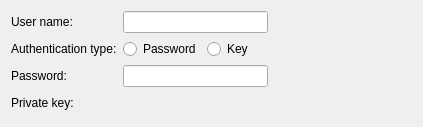
<?xml version="1.0" encoding="UTF-8"?>
<ui version="4.0">
 <class>MaemoDeviceConfigWizardLoginDataPage</class>
 <widget class="QWizardPage" name="MaemoDeviceConfigWizardLoginDataPage">
  <property name="geometry">
   <rect>
    <x>0</x>
    <y>0</y>
    <width>423</width>
    <height>127</height>
   </rect>
  </property>
  <property name="windowTitle">
   <string>WizardPage</string>
  </property>
  <layout class="QFormLayout" name="formLayout">
   <item row="0" column="0">
    <widget class="QLabel" name="userNameLabel">
     <property name="text">
      <string>User name:</string>
     </property>
    </widget>
   </item>
   <item row="0" column="1">
    <layout class="QHBoxLayout" name="horizontalLayout">
     <item>
      <widget class="QLineEdit" name="userNameLineEdit"/>
     </item>
     <item>
      <spacer name="horizontalSpacer">
       <property name="orientation">
        <enum>Qt::Horizontal</enum>
       </property>
       <property name="sizeHint" stdset="0">
        <size>
         <width>40</width>
         <height>20</height>
        </size>
       </property>
      </spacer>
     </item>
    </layout>
   </item>
   <item row="1" column="0">
    <widget class="QLabel" name="label">
     <property name="text">
      <string>Authentication type:</string>
     </property>
    </widget>
   </item>
   <item row="1" column="1">
    <layout class="QHBoxLayout" name="horizontalLayout_4">
     <item>
      <widget class="QRadioButton" name="passwordButton">
       <property name="text">
        <string>Password</string>
       </property>
      </widget>
     </item>
     <item>
      <widget class="QRadioButton" name="radioButton">
       <property name="text">
        <string>Key</string>
       </property>
      </widget>
     </item>
     <item>
      <spacer name="horizontalSpacer_4">
       <property name="orientation">
        <enum>Qt::Horizontal</enum>
       </property>
       <property name="sizeHint" stdset="0">
        <size>
         <width>40</width>
         <height>20</height>
        </size>
       </property>
      </spacer>
     </item>
    </layout>
   </item>
   <item row="2" column="0">
    <widget class="QLabel" name="label_2">
     <property name="text">
      <string>Password:</string>
     </property>
    </widget>
   </item>
   <item row="2" column="1">
    <layout class="QHBoxLayout" name="horizontalLayout_2">
     <item>
      <widget class="QLineEdit" name="passwordLineEdit">
       <property name="echoMode">
        <enum>QLineEdit::Password</enum>
       </property>
      </widget>
     </item>
     <item>
      <spacer name="horizontalSpacer_2">
       <property name="orientation">
        <enum>Qt::Horizontal</enum>
       </property>
       <property name="sizeHint" stdset="0">
        <size>
         <width>40</width>
         <height>20</height>
        </size>
       </property>
      </spacer>
     </item>
    </layout>
   </item>
   <item row="3" column="0">
    <widget class="QLabel" name="label_3">
     <property name="text">
      <string>Private key:</string>
     </property>
    </widget>
   </item>
   <item row="3" column="1">
    <layout class="QHBoxLayout" name="horizontalLayout_3">
     <item>
      <widget class="Utils::PathChooser" name="privateKeyPathChooser"/>
     </item>
     <item>
      <spacer name="horizontalSpacer_3">
       <property name="orientation">
        <enum>Qt::Horizontal</enum>
       </property>
       <property name="sizeHint" stdset="0">
        <size>
         <width>40</width>
         <height>20</height>
        </size>
       </property>
      </spacer>
     </item>
    </layout>
   </item>
  </layout>
 </widget>
 <customwidgets>
  <customwidget>
   <class>Utils::PathChooser</class>
   <extends>QWidget</extends>
   <header location="global">utils/pathchooser.h</header>
   <container>1</container>
   <slots>
    <signal>editingFinished()</signal>
    <signal>browsingFinished()</signal>
   </slots>
  </customwidget>
 </customwidgets>
 <resources/>
 <connections/>
</ui>
